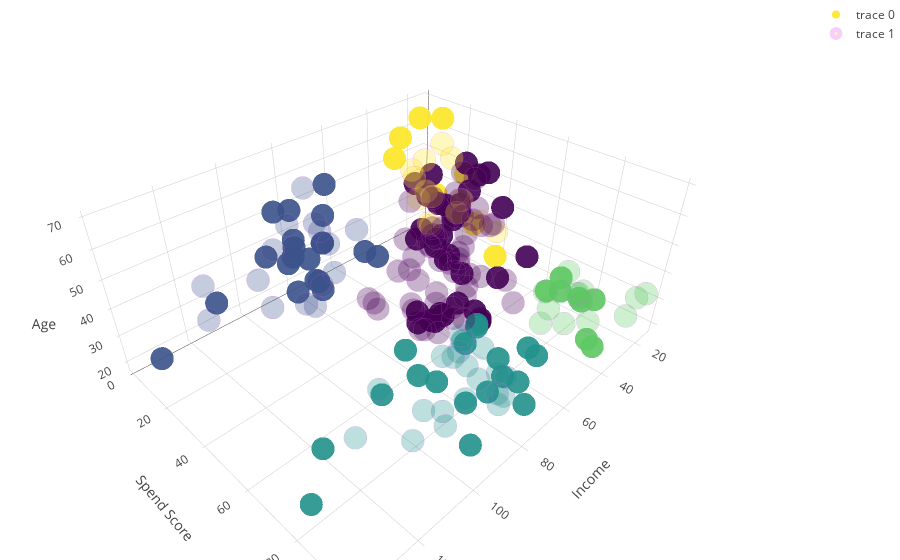

The notebook cell this image was saved under:
### Code cell
traces = []
for gender in cust_data['Genre'].unique():
    opacity = 0.9 if gender == 'Male' else 0.3
    
    
    mask = cust_data['Genre']==gender
    temp_data = cust_data[mask]
    x = temp_data['Annual Income (k$)']
    y = temp_data['Spending Score (1-100)']
    z = temp_data['Age']
    c = temp_data["clusters"]
    marker = dict(size=8, color=c, colorscale='Viridis', opacity=opacity)
    line = dict(color = 'rgb(231, 99, 250)', width = 10)
    marker['line'] = None if gender == 'Male' else line
    trace = go.Scatter3d(x=x, y=y, z=z, mode='markers', marker=marker)
    traces.append(trace)
layout = go.Layout(margin=dict( l=0,r=0,b=0,t=0), scene={'xaxis':{'title': 'Income'}, 'yaxis':{'title': 'Spend Score'}, 'zaxis':{'title': 'Age'}})
fig = go.Figure(data=traces, layout=layout)
po.iplot(fig, filename='3d-scatter-colorscale')
  
#     my_cmap = ListedColormap(sns.color_palette().as_hex())

#     ax.scatter(x,y,z, s=150, marker=marker, c=c, cmap='rainbow', alpha=0.9)

### Figure 1 — Plotly figure (JSON) as saved in the notebook; plotly's stock layout.template omitted (floating-point values rounded to 4 significant figures)
{"data": [{"marker": {"color": [4, 3, 4, 4, 4, 3, 3, 4, 4, 3, 3, 3, 0, 4, 4, 3, 3, 4, 0, 0, 0, 0, 0, 0, 0, 0, 0, 0, 0, 0, 0, 0, 0, 0, 0, 0, 0, 0, 0, 0, 0, 0, 0, 0, 0, 0, 0, 0, 0, 0, 2, 1, 2, 1, 2, 1, 2, 1, 2, 1, 2, 1, 2, 1, 2, 1, 2, 1, 1, 1, 1, 1, 2, 1, 2, 1, 2, 1, 2, 1, 2, 1, 2, 2, 1, 2, 1, 2], "colorscale": "Viridis", "opacity": 0.9, "size": 8}, "mode": "markers", "type": "scatter3d", "uid": "7f332768-d470-11e8-9198-aae9fe84485c", "x": [15, 15, 19, 19, 20, 20, 21, 23, 24, 24, 25, 28, 28, 30, 33, 33, 38, 39, 42, 43, 43, 44, 46, 46, 46, 48, 48, 48, 49, 54, 54, 54, 54, 54, 54, 54, 59, 60, 60, 61, 61, 62, 62, 62, 63, 63, 63, 63, 64, 67, 69, 71, 71, 71, 71, 71, 71, 73, 73, 74, 75, 77, 77, 77, 78, 78, 78, 78, 78, 81, 85, 86, 87, 87, 87, 87, 87, 88, 88, 93, 93, 98, 99, 101, 113, 126, 137, 137], "y": [39, 81, 3, 14, 13, 79, 66, 29, 35, 73, 73, 82, 61, 4, 4, 92, 92, 36, 60, 60, 41, 46, 46, 56, 55, 51, 59, 59, 55, 47, 54, 48, 51, 55, 41, 46, 41, 49, 52, 42, 49, 59, 55, 56, 46, 43, 48, 52, 46, 56, 91, 35, 95, 11, 75, 9, 75, 5, 73, 10, 93, 12, 97, 36, 90, 17, 88, 1, 1, 5, 26, 20, 63, 13, 75, 10, 92, 15, 69, 14, 90, 15, 97, 68, 8, 74, 18, 83], "z": [19, 21, 64, 67, 37, 22, 20, 52, 35, 25, 31, 29, 35, 60, 53, 18, 24, 48, 33, 59, 47, 69, 53, 70, 19, 63, 18, 19, 70, 59, 26, 40, 57, 38, 67, 48, 18, 48, 24, 48, 20, 67, 26, 49, 54, 68, 66, 65, 19, 27, 39, 43, 40, 59, 38, 47, 39, 20, 32, 19, 32, 25, 28, 48, 34, 43, 39, 37, 34, 19, 50, 42, 32, 40, 28, 36, 36, 58, 27, 59, 35, 46, 30, 28, 33, 32, 32, 30]}, {"marker": {"color": [4, 3, 4, 3, 4, 3, 3, 3, 4, 3, 4, 3, 4, 4, 4, 4, 3, 3, 4, 3, 4, 3, 4, 3, 4, 0, 4, 0, 0, 0, 0, 0, 0, 0, 0, 0, 0, 0, 0, 0, 0, 0, 0, 0, 0, 0, 0, 0, 0, 0, 0, 0, 0, 0, 0, 0, 0, 0, 0, 0, 0, 0, 0, 0, 0, 0, 0, 0, 0, 0, 0, 0, 0, 0, 2, 0, 2, 2, 1, 2, 1, 0, 2, 2, 1, 1, 2, 1, 2, 2, 2, 1, 2, 2, 2, 2, 1, 1, 2, 1, 2, 2, 1, 1, 1, 2, 1, 2, 2, 1, 2, 1], "colorscale": "Viridis", "line": {"color": "rgb(231, 99, 250)", "width": 10}, "opacity": 0.3, "size": 8}, "mode": "markers", "type": "scatter3d", "uid": "7f34415e-d470-11e8-8cea-aae9fe84485c", "x": [16, 16, 17, 17, 18, 18, 19, 19, 20, 20, 21, 23, 25, 28, 28, 29, 29, 30, 33, 33, 34, 34, 37, 37, 38, 39, 39, 39, 40, 40, 40, 40, 42, 43, 43, 44, 46, 47, 47, 48, 48, 48, 49, 50, 50, 54, 54, 54, 54, 54, 57, 57, 58, 58, 59, 60, 60, 60, 60, 62, 62, 62, 63, 63, 64, 65, 65, 65, 65, 67, 67, 67, 69, 70, 70, 72, 72, 73, 73, 74, 75, 76, 76, 77, 78, 78, 78, 78, 78, 78, 78, 79, 79, 81, 85, 86, 87, 88, 88, 97, 97, 98, 99, 101, 103, 103, 103, 103, 113, 120, 120, 126], "y": [6, 77, 40, 76, 6, 94, 72, 99, 15, 77, 35, 98, 5, 14, 32, 31, 87, 73, 14, 81, 17, 73, 26, 75, 35, 61, 28, 65, 55, 47, 42, 42, 52, 54, 45, 50, 51, 52, 59, 50, 48, 47, 42, 49, 56, 53, 52, 42, 44, 57, 58, 55, 60, 46, 55, 40, 42, 47, 50, 41, 48, 42, 50, 54, 42, 48, 50, 43, 59, 43, 57, 40, 58, 29, 77, 34, 71, 88, 7, 72, 5, 40, 87, 74, 22, 20, 76, 16, 89, 78, 73, 35, 83, 93, 75, 95, 27, 13, 86, 32, 86, 88, 39, 24, 17, 85, 23, 69, 91, 16, 79, 28], "z": [20, 23, 31, 22, 35, 23, 30, 35, 58, 24, 35, 35, 46, 54, 45, 40, 23, 21, 49, 21, 42, 30, 36, 20, 65, 31, 49, 24, 50, 27, 29, 31, 49, 31, 50, 51, 27, 67, 54, 43, 68, 32, 47, 60, 60, 45, 23, 49, 46, 21, 55, 22, 34, 50, 68, 40, 32, 47, 27, 23, 49, 21, 66, 19, 38, 18, 19, 63, 49, 51, 50, 38, 40, 23, 31, 25, 31, 29, 44, 35, 57, 28, 32, 32, 34, 44, 38, 47, 27, 30, 30, 56, 29, 31, 36, 33, 36, 52, 30, 37, 32, 29, 41, 54, 41, 36, 34, 32, 38, 47, 35, 45]}], "layout": {"margin": {"b": 0, "l": 0, "r": 0, "t": 0}, "scene": {"xaxis": {"title": "Income"}, "yaxis": {"title": "Spend Score"}, "zaxis": {"title": "Age"}}}}
